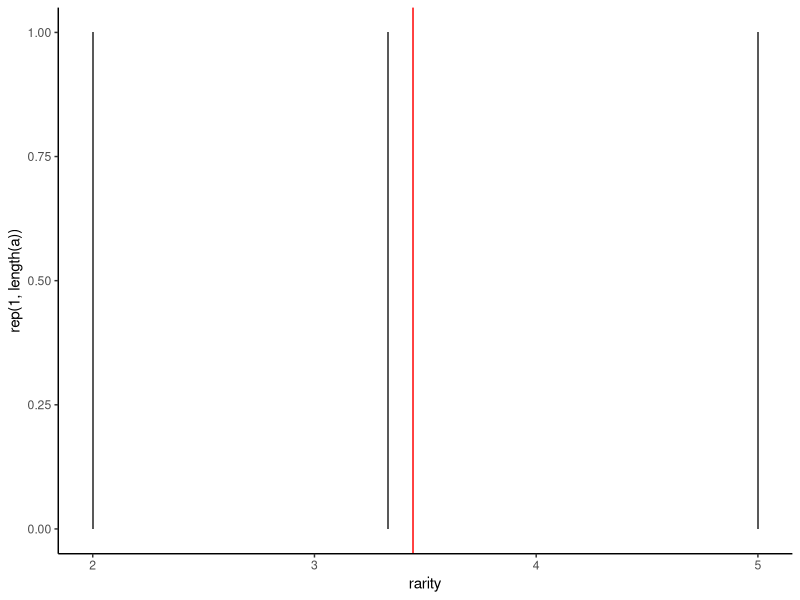
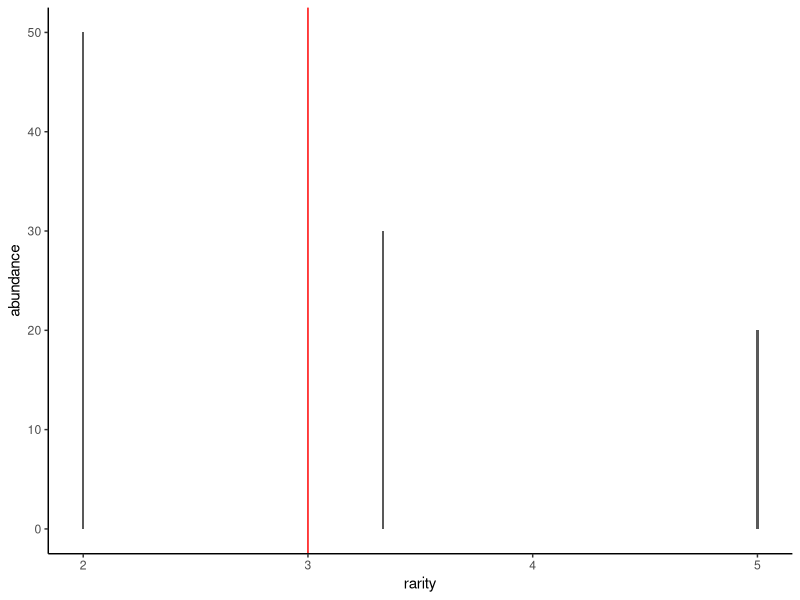
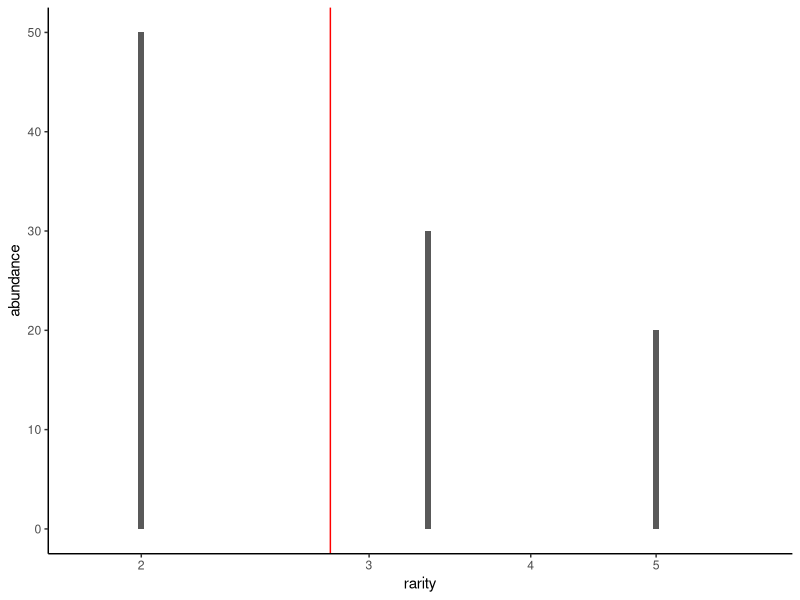
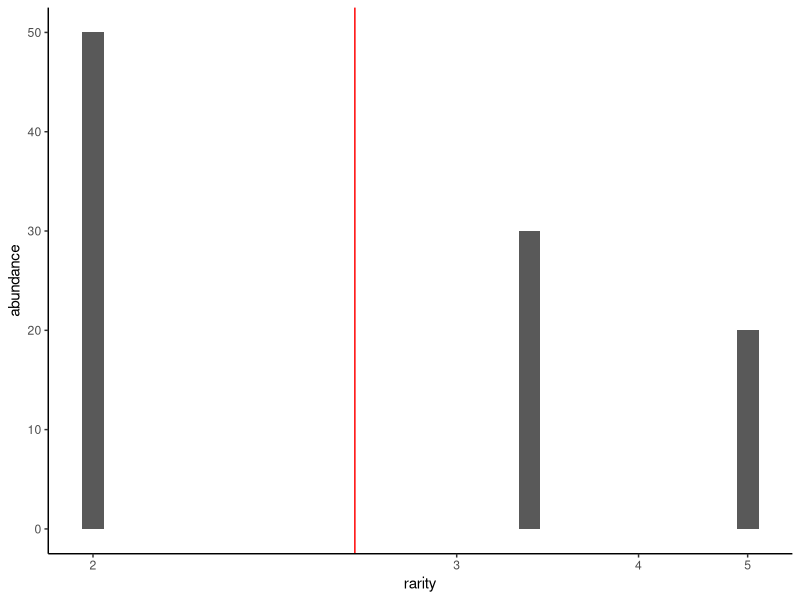

The R source for these figures, in order:
# I want to play with visualizing the mean as the middle of a distribution, where different values of l correspond to different scalings of the axis. 
# future drafts could make the graph look like a see-saw, where the current vertical line is a fulcrum, and bars have units but no y-axis.

#start by taking a very simple distribution like 2,3,5
library(tidyverse)
library(vegan)

#use 20,30,50 so it's obvious why x!=3
a<-c(20,30,50)
#This script isn't that flexible yet b/c the x-axis ticks don't work for randomly generated data, for example
#a<-rpois(6,5)
a_norm<-a/sum(a) #normalized, rel abundances
a_rare<-1/a_norm #rarities

#make a d.f. for easy manipulation of scales in ggplot2
comm<-data.frame("rarity"=a_rare,"abundance"=a)


#need to figure out how to set bar widths the same, or better yet replace with boxes or somehting that looks like units (and then go back to 2,3,5 instead of 20,30,50)

#unweighted by # individuals (as far as I know this is not a diversity metric people use, although I've encountered mean and geometric mean rel. abundance)
comm %>% ggplot(aes(rarity, rep(1, length(a))))+
    geom_col(width=0.01)+
    geom_vline(xintercept=mean(a_rare), color="red")+
    theme_classic()

#weighted by # individuals

#Richness (arithmetic scale)
comm %>% ggplot(aes(rarity, abundance))+
    geom_col(width=0.01)+
    geom_vline(xintercept=renyi(comm$abundance, scales=0, hill=T), color="red")+
    theme_classic()

#rescale x axis
#shannon (log) scale
comm %>% ggplot(aes(rarity, abundance))+
    geom_col(width=0.01)+
    scale_x_continuous(trans="log", limits=c(1.8,6), breaks=c(2,3,4,5))+
    geom_vline(xintercept=renyi(comm$abundance, scales=1, hill=T), color="red")+
    theme_classic()

#Simpson (harmonic scale, see transformation (trans) for details)
comm %>% ggplot(aes(rarity, abundance))+
    scale_x_continuous(trans=scales::trans_new("recip", function(x){1/(-x)}, inverse=function(x){1/(-x)}))+
    geom_vline(xintercept=renyi(comm$abundance, scales=2, hill=T), color="red")+
    geom_col(width=0.01)+
    theme_classic()



